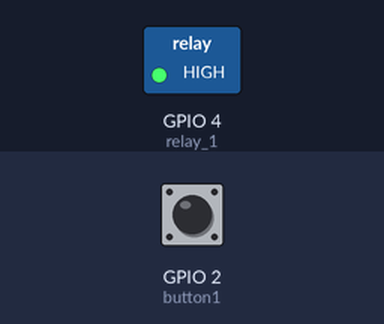
Simulated run of this program. Board: ESP8266 board running MicroPython. Parts: switched loads named in the program (green lamp = pin HIGH). The inputs (shaded band) are chosen by the test bench; at power-on: GPIO 2 (button1) HIGH. What the program prints to the serial console is not drawn.

Above: at 1.2 s.
1.3 s: GPIO 2 (button1) pulled LOW for 0.15 s
At 1.38 s:
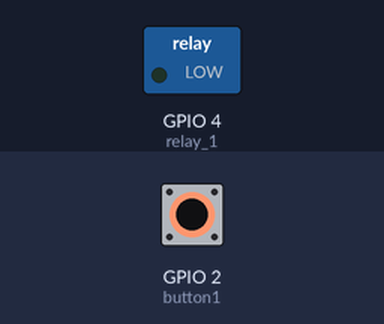
2.9 s: GPIO 2 (button1) pulled LOW for 3.2 s
At 6.9 s:
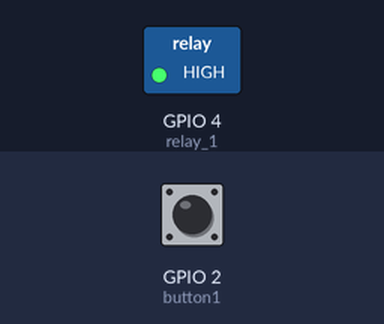
Timing chart, 0 to 8.4 s (numbered marks = the images above; inputs shaded):
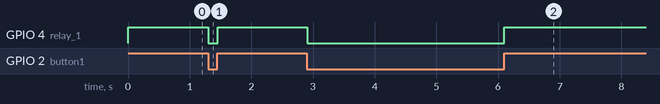

Measured:
- after the input at 1.3 s, GPIO 4 (relay_1): HIGH → LOW at once, → HIGH 0.15 s later
- after the input at 2.9 s, GPIO 4 (relay_1): HIGH → LOW at once, → HIGH 3.2 s later

The program:

button_input.py
```python
# basic INPUT

from machine import Pin
import time

btn1 = 2
button1 = Pin(btn1, Pin.IN, Pin.PULL_UP) # set input pin

RLPIN_1 = 4 #output pin GPIO 4
relay_1 = Pin(RLPIN_1, Pin.OUT)#output pin

ON = 0
OFF = 1

relay_1.value(OFF)# set defult OFF

def turn_on():
    relay_1.value(ON)
    print("RELAY - ON ")

def turn_off():
    relay_1.value(OFF)
    print("RELAY- OFF")


while True:
    SW =  button1.value()
    time.sleep(0.01)
    F_SW = button1.value()

    if SW and not F_SW:
        turn_on()
        print("กดปุ่ม เปิดรีเลย์!")
    elif not SW and F_SW:
        turn_off()
        print("ปล่อย ดับ!")


    
```
